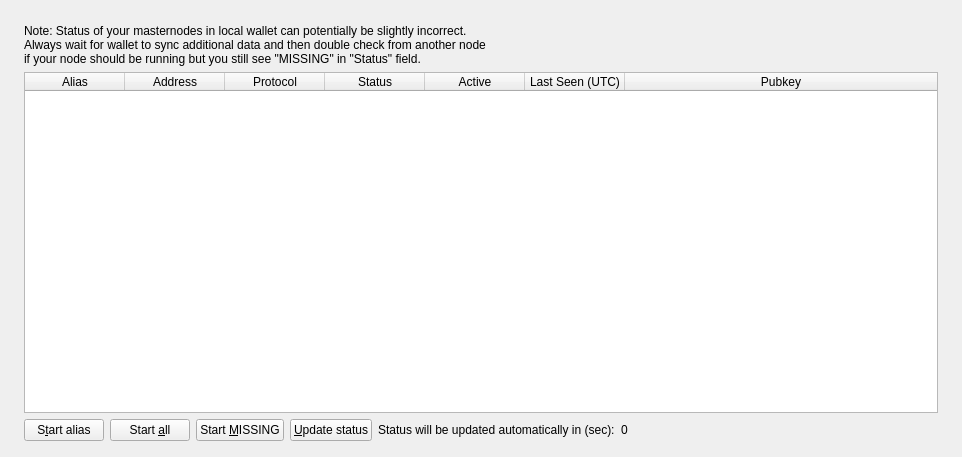
<?xml version="1.0" encoding="UTF-8"?>
<ui version="4.0">
 <class>MasternodeList</class>
 <widget class="QWidget" name="MasternodeList">
  <property name="geometry">
   <rect>
    <x>0</x>
    <y>0</y>
    <width>962</width>
    <height>457</height>
   </rect>
  </property>
  <property name="windowTitle">
   <string>Form</string>
  </property>
  <layout class="QVBoxLayout" name="topLayout" stretch="0">
   <property name="leftMargin">
    <number>9</number>
   </property>
   <property name="topMargin">
    <number>9</number>
   </property>
   <property name="rightMargin">
    <number>9</number>
   </property>
   <property name="bottomMargin">
    <number>9</number>
   </property>
   <item>
    <layout class="QVBoxLayout" name="verticalLayout_Master" stretch="0,1">
     <property name="spacing">
      <number>0</number>
     </property>
     <item>
      <widget class="QFrame" name="frame_Header">
       <layout class="QVBoxLayout" name="verticalLayout_4">
        <property name="leftMargin">
         <number>0</number>
        </property>
        <property name="topMargin">
         <number>0</number>
        </property>
        <property name="rightMargin">
         <number>0</number>
        </property>
        <property name="bottomMargin">
         <number>0</number>
        </property>
        <item>
         <layout class="QHBoxLayout" name="horizontalLayout_Header" stretch=""/>
        </item>
       </layout>
      </widget>
     </item>
     <item>
      <widget class="QFrame" name="frame_BG">
       <layout class="QVBoxLayout" name="verticalLayout_3">
        <property name="leftMargin">
         <number>6</number>
        </property>
        <property name="topMargin">
         <number>6</number>
        </property>
        <property name="rightMargin">
         <number>6</number>
        </property>
        <property name="bottomMargin">
         <number>6</number>
        </property>
        <item>
         <widget class="QFrame" name="frame_Content">
          <layout class="QVBoxLayout" name="verticalLayout">
           <property name="spacing">
            <number>0</number>
           </property>
           <property name="leftMargin">
            <number>0</number>
           </property>
           <property name="topMargin">
            <number>0</number>
           </property>
           <property name="rightMargin">
            <number>0</number>
           </property>
           <property name="bottomMargin">
            <number>0</number>
           </property>
           <item>
            <layout class="QGridLayout" name="gridLayout_2">
             <property name="spacing">
              <number>2</number>
             </property>
             <item row="0" column="0">
              <widget class="QFrame" name="frameList">
               <layout class="QVBoxLayout" name="verticalLayout_2">
                <property name="bottomMargin">
                 <number>1</number>
                </property>
                <item>
                 <layout class="QHBoxLayout" name="horizontalLayout_note">
                  <property name="bottomMargin">
                   <number>0</number>
                  </property>
                  <item>
                   <widget class="QLabel" name="updateNote">
                    <property name="text">
                     <string>Note: Status of your masternodes in local wallet can potentially be slightly incorrect.&lt;br /&gt;Always wait for wallet to sync additional data and then double check from another node&lt;br /&gt;if your node should be running but you still see &quot;MISSING&quot; in &quot;Status&quot; field.</string>
                    </property>
                   </widget>
                  </item>
                 </layout>
                </item>
                <item>
                 <widget class="QTableWidget" name="tableWidgetMyMasternodes">
                  <property name="minimumSize">
                   <size>
                    <width>695</width>
                    <height>0</height>
                   </size>
                  </property>
                  <property name="palette">
                   <palette>
                    <active>
                     <colorrole role="Text">
                      <brush brushstyle="SolidPattern">
                       <color alpha="255">
                        <red>51</red>
                        <green>51</green>
                        <blue>51</blue>
                       </color>
                      </brush>
                     </colorrole>                     
                    </active>
                    <inactive>
                     <colorrole role="Text">
                      <brush brushstyle="SolidPattern">
                       <color alpha="255">
                        <red>51</red>
                        <green>51</green>
                        <blue>51</blue>
                       </color>
                      </brush>
                     </colorrole>                     
                    </inactive>
                    <disabled>
                     <colorrole role="Text">
                      <brush brushstyle="SolidPattern">
                       <color alpha="255">
                        <red>85</red>
                        <green>85</green>
                        <blue>85</blue>
                       </color>
                      </brush>
                     </colorrole>                     
                    </disabled>
                   </palette>
                  </property>
                  <property name="editTriggers">
                   <set>QAbstractItemView::NoEditTriggers</set>
                  </property>
                  <property name="alternatingRowColors">
                   <bool>true</bool>
                  </property>
                  <property name="selectionMode">
                   <enum>QAbstractItemView::SingleSelection</enum>
                  </property>
                  <property name="selectionBehavior">
                   <enum>QAbstractItemView::SelectRows</enum>
                  </property>
                  <property name="sortingEnabled">
                   <bool>true</bool>
                  </property>
                  <attribute name="horizontalHeaderStretchLastSection">
                   <bool>true</bool>
                  </attribute>
                  <column>
                   <property name="text">
                    <string>Alias</string>
                   </property>
                  </column>
                  <column>
                   <property name="text">
                    <string>Address</string>
                   </property>
                  </column>
                  <column>
                   <property name="text">
                    <string>Protocol</string>
                   </property>
                  </column>
                  <column>
                   <property name="text">
                    <string>Status</string>
                   </property>
                  </column>
                  <column>
                   <property name="text">
                    <string>Active</string>
                   </property>
                  </column>
                  <column>
                   <property name="text">
                    <string>Last Seen (UTC)</string>
                   </property>
                  </column>
                  <column>
                   <property name="text">
                    <string>Pubkey</string>
                   </property>
                  </column>
                 </widget>
                </item>
                <item>
                 <layout class="QHBoxLayout" name="horizontalLayout_5">
                  <property name="bottomMargin">
                   <number>0</number>
                  </property>
                  <item>
                   <widget class="QPushButton" name="startButton">
                    <property name="text">
                     <string>S&amp;tart alias</string>
                    </property>
                   </widget>
                  </item>
                  <item>
                   <widget class="QPushButton" name="startAllButton">
                    <property name="text">
                     <string>Start &amp;all</string>
                    </property>
                   </widget>
                  </item>
                  <item>
                   <widget class="QPushButton" name="startMissingButton">
                    <property name="text">
                     <string>Start &amp;MISSING</string>
                    </property>
                   </widget>
                  </item>
                  <item>
                   <widget class="QPushButton" name="UpdateButton">
                    <property name="text">
                     <string>&amp;Update status</string>
                    </property>
                   </widget>
                  </item>
                  <item>
                   <widget class="QLabel" name="autoupdate_label">
                    <property name="text">
                     <string>Status will be updated automatically in (sec):</string>
                    </property>
                   </widget>
                  </item>
                  <item>
                   <widget class="QLabel" name="secondsLabel">
                    <property name="text">
                     <string>0</string>
                    </property>
                   </widget>
                  </item>
                  <item>
                   <spacer name="horizontalSpacer_5">
                    <property name="orientation">
                     <enum>Qt::Horizontal</enum>
                    </property>
                    <property name="sizeHint" stdset="0">
                     <size>
                      <width>40</width>
                      <height>20</height>
                     </size>
                    </property>
                   </spacer>
                  </item>
                 </layout>
                </item>
               </layout>
              </widget>
             </item>
            </layout>
           </item>
          </layout>
         </widget>
        </item>
       </layout>
      </widget>
     </item>
    </layout>
   </item>
  </layout>
 </widget>
 <resources/>
 <connections/>
</ui>
